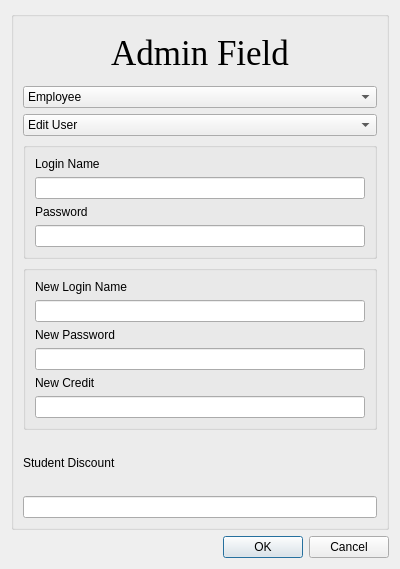
<?xml version="1.0" encoding="UTF-8"?>
<ui version="4.0">
 <class>DialogAdmin</class>
 <widget class="QDialog" name="DialogAdmin">
  <property name="geometry">
   <rect>
    <x>0</x>
    <y>0</y>
    <width>400</width>
    <height>569</height>
   </rect>
  </property>
  <property name="windowTitle">
   <string>Dialog</string>
  </property>
  <layout class="QVBoxLayout" name="verticalLayout">
   <item>
    <widget class="QGroupBox" name="groupBoxAdmin">
     <property name="title">
      <string/>
     </property>
     <layout class="QVBoxLayout" name="verticalLayout_2">
      <item>
       <widget class="QLabel" name="label">
        <property name="font">
         <font>
          <family>Times New Roman</family>
          <pointsize>26</pointsize>
         </font>
        </property>
        <property name="text">
         <string>Admin Field</string>
        </property>
        <property name="alignment">
         <set>Qt::AlignCenter</set>
        </property>
       </widget>
      </item>
      <item>
       <widget class="QComboBox" name="comboBoxLoginType">
        <item>
         <property name="text">
          <string>Employee</string>
         </property>
        </item>
        <item>
         <property name="text">
          <string>Student</string>
         </property>
        </item>
       </widget>
      </item>
      <item>
       <widget class="QComboBox" name="comboBoxActionUser">
        <item>
         <property name="text">
          <string>Edit User</string>
         </property>
        </item>
        <item>
         <property name="text">
          <string>Delete User</string>
         </property>
        </item>
        <item>
         <property name="text">
          <string>New User</string>
         </property>
        </item>
       </widget>
      </item>
      <item>
       <widget class="QGroupBox" name="groupBoxLogin_2">
        <property name="title">
         <string/>
        </property>
        <layout class="QVBoxLayout" name="verticalLayout_3">
         <item>
          <widget class="QLabel" name="label_2">
           <property name="text">
            <string>Login Name </string>
           </property>
          </widget>
         </item>
         <item>
          <widget class="QLineEdit" name="lineEditLoginName"/>
         </item>
         <item>
          <widget class="QLabel" name="label_3">
           <property name="text">
            <string>Password</string>
           </property>
          </widget>
         </item>
         <item>
          <widget class="QLineEdit" name="lineEditLoginPassword"/>
         </item>
        </layout>
       </widget>
      </item>
      <item>
       <widget class="QGroupBox" name="groupBoxNew">
        <property name="title">
         <string/>
        </property>
        <layout class="QVBoxLayout" name="verticalLayout_4">
         <item>
          <widget class="QLabel" name="label_5">
           <property name="text">
            <string>New Login Name</string>
           </property>
          </widget>
         </item>
         <item>
          <widget class="QLineEdit" name="lineEditNewLoginName"/>
         </item>
         <item>
          <widget class="QLabel" name="label_6">
           <property name="text">
            <string>New Password</string>
           </property>
          </widget>
         </item>
         <item>
          <widget class="QLineEdit" name="lineEditNewPassword"/>
         </item>
         <item>
          <widget class="QLabel" name="label_4">
           <property name="text">
            <string>New Credit</string>
           </property>
          </widget>
         </item>
         <item>
          <widget class="QLineEdit" name="lineEditNewCredit"/>
         </item>
        </layout>
       </widget>
      </item>
      <item>
       <widget class="QLabel" name="label_7">
        <property name="text">
         <string>Student Discount</string>
        </property>
       </widget>
      </item>
      <item>
       <widget class="QLineEdit" name="lineEditStudentDiscount"/>
      </item>
     </layout>
    </widget>
   </item>
   <item>
    <widget class="QDialogButtonBox" name="buttonBox">
     <property name="orientation">
      <enum>Qt::Horizontal</enum>
     </property>
     <property name="standardButtons">
      <set>QDialogButtonBox::Cancel|QDialogButtonBox::Ok</set>
     </property>
    </widget>
   </item>
  </layout>
 </widget>
 <resources/>
 <connections>
  <connection>
   <sender>buttonBox</sender>
   <signal>accepted()</signal>
   <receiver>DialogAdmin</receiver>
   <slot>accept()</slot>
   <hints>
    <hint type="sourcelabel">
     <x>248</x>
     <y>254</y>
    </hint>
    <hint type="destinationlabel">
     <x>157</x>
     <y>274</y>
    </hint>
   </hints>
  </connection>
  <connection>
   <sender>buttonBox</sender>
   <signal>rejected()</signal>
   <receiver>DialogAdmin</receiver>
   <slot>reject()</slot>
   <hints>
    <hint type="sourcelabel">
     <x>316</x>
     <y>260</y>
    </hint>
    <hint type="destinationlabel">
     <x>286</x>
     <y>274</y>
    </hint>
   </hints>
  </connection>
 </connections>
</ui>
